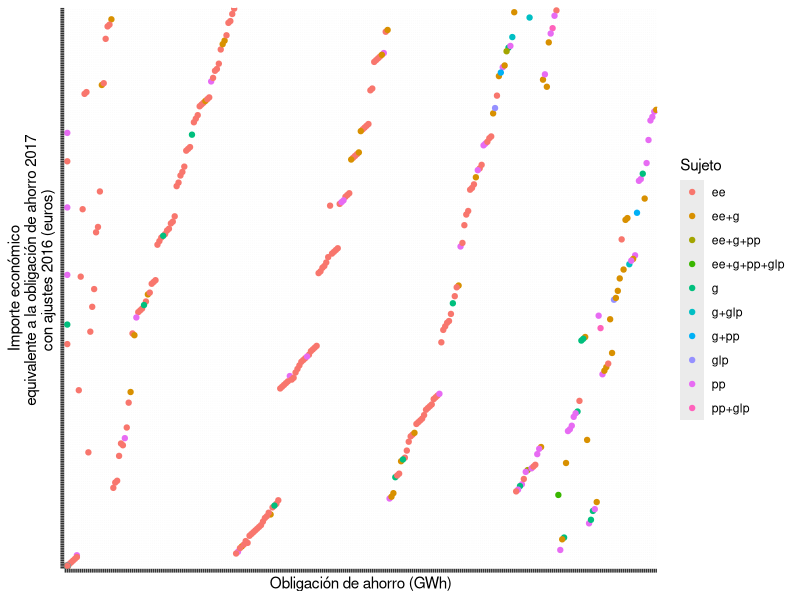

Write the R code that produced this figure.
fn <-read.csv2("FNEE2017.csv")

library(ggplot2)
library(scales)

p<-qplot(Obli_ahoGWh,IEEoa_17_ajus16_EUR, data=fn, colour= Sujeto, xlab = ("Obligación de ahorro (GWh)"), ylab="Importe económico
         equivalente a la obligación de ahorro 2017
         con ajustes 2016 (euros)")
p + scale_x_discrete(labels = NULL )+ scale_y_discrete(labels = NULL)